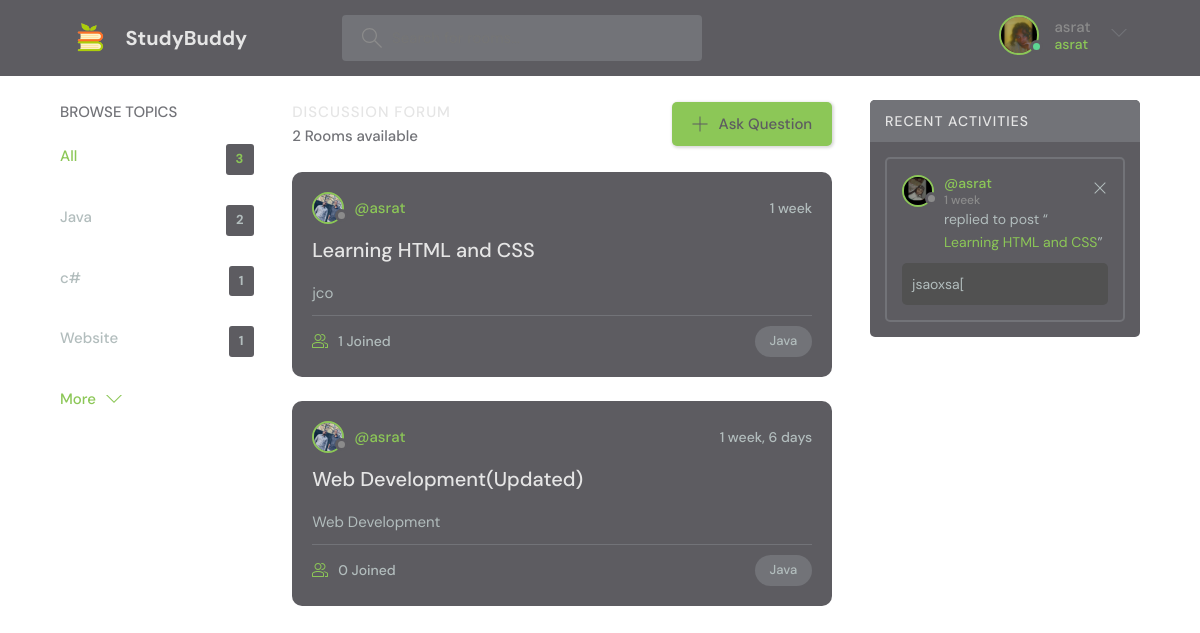
The app's page /?q=Java (signed in) with its own data.
### base/models.py (models this page shows, shortened)
class Topic(models.Model):
    name = models.CharField(max_length=200)

class Room(models.Model):
    host = models.ForeignKey(User, on_delete=models.SET_NULL, null=True)
    topic = models.ForeignKey(Topic, on_delete=models.SET_NULL, null=True)
    participants = models.ManyToManyField(
        User, related_name='participants', blank=True)
    name = models.CharField(max_length=200)
    description = models.TextField(null=True, blank=True)
    updated = models.DateTimeField(auto_now=True)
    created = models.DateTimeField(auto_now_add=True)
    class Meta:
        ordering = ['-updated', '-created']
    def __str__(self):
        return self.name

class Message(models.Model):
    user = models.ForeignKey(User, on_delete=models.CASCADE)
    room = models.ForeignKey(Room, on_delete=models.CASCADE)
    body = models.TextField()
    updated = models.DateTimeField(auto_now=True)
    created = models.DateTimeField(auto_now_add=True)
    class Meta:
        ordering = ['-updated', '-created']

### base/views.py (the view)
# urls.py: path('', views.home, name='home'),
def home(request):
    q = request.GET.get('q') if request.GET.get('q') != None else ''
    rooms = Room.objects.filter(
        Q(topic__name__icontains=q) |
        Q(name__icontains=q) |
        Q(description__icontains=q)
    )
    topics = Topic.objects.all()[0:5]
    room_count = rooms.count()
    room_messages = Message.objects.filter(Q(room__topic__name__icontains=q))
    context = {'rooms': rooms, 'topics': topics,
               'room_count': room_count, 'room_messages': room_messages}
    return render(request, 'base/home.html', context)

### base/templates/base/home.html
{% extends 'main.html' %}
{% block content %}
    <main class="layout layout--3">
      <div class="container">
        {%include 'base/topicscomp.html'%}
        <div class="roomList">
          <div class="roomList__header">
            <div>
              <h2>Discussion Forum</h2>
              <p>{{rooms.count}} Rooms available</p>
            </div>
            <a class="btn btn--main" href="{% url 'create-room' %}">
              <svg version="1.1" xmlns="http://www.w3.org/2000/svg" width="32" height="32" viewBox="0 0 32 32">
                <title>add</title>
                <path
                  d="M16.943 0.943h-1.885v14.115h-14.115v1.885h14.115v14.115h1.885v-14.115h14.115v-1.885h-14.115v-14.115z"
                ></path>
              </svg>
              Ask Question
            </a>
          </div>
          {% include 'base/feed_component.html' %}
        </div>
        {% include 'base/actcomp.html' %}
      </div>
    </main>
  {% endblock %}

### Templates/navbar.html (shortened to what this page needs)
{% load static %}
<header class="header header--loggedIn">
    <div class="container">
      <a href="{% url 'home' %}" class="header__logo">
        <img src="{% static 'images/logo.png' %}" />
        <h1>StudyBuddy</h1>
      </a>
      <form class="header__search" method="GET" action="{% url 'home' %}">
        <label>
          <input name="q" placeholder="Search for rooms..." />
        </label>
      </form>
      <nav class="header__menu">
        {% if request.user.is_authenticated %}
        <div class="header__user">
          <a href="{% url 'update-user' %}">
            <div class="avatar avatar--medium active">
              <img src="../../../static/images/user2.jpg" />
            </div>
            <p>{{request.user.username}} <span>{{request.user}}</span></p>
          </a>
          <button class="dropdown-button">
            <svg version="1.1" xmlns="http://www.w3.org/2000/svg" width="32" height="32" viewBox="0 0 32 32">
              <title>Settings and Logout</title>
              <path d="M16 21l-13-13h-3l16 16 16-16h-3l-13 13z"></path>
            </svg>
          </button>
        </div>
        {% else %}
        <a href="{% url 'login' %}">
          <img src=" {% static 'images/avatar.svg' %}" />
          <p>Login</p>
        </a>
        {% endif %}
      </nav>
    </div>
  </header>

### base/templates/base/topicscomp.html
<div class="topics">
  <div class="topics__header">
    <h2>Browse Topics</h2>
  </div>
  <ul class="topics__list">
    <li>
      <a href="{% url 'home' %}" class="active">All <span>{{topics.count}}</span></a>
    </li>
    {% for topic in topics %}
    <li>
      <a href="{% url 'home' %}?q={{topic.name}}">{{topic.name}}<span>{{topic.room_set.all.count}}</span></a>
    </li>
    {% endfor %}
  </ul>
  <a class="btn btn--link" href="{% url 'topics' %}">
    More
    <svg version="1.1" xmlns="http://www.w3.org/2000/svg" width="32" height="32" viewBox="0 0 32 32">
      <title>chevron-down</title>
      <path d="M16 21l-13-13h-3l16 16 16-16h-3l-13 13z"></path>
    </svg>
  </a>
</div>

### base/templates/base/feed_component.html (shortened to what this page needs)
{% for room in rooms %}
<div class="roomListRoom">
  <div class="roomListRoom__header">
    <a href="{% url 'user-profile' room.host.id %}" class="roomListRoom__author">
      <div class="avatar avatar--small">
        <img src="../../../static/images/user3.jpg" />
      </div>
      <span>@{{room.host.username}}</span>
    </a>
    <div class="roomListRoom__actions">
      <span>{{room.created|timesince}}</span>
    </div>
  </div>
  <div class="roomListRoom__content">
    <a href="{% url 'room' room.id %}">{{room.name}}</a>
    <p>
      {{room.description}}
    </p>
  </div>
  <div class="roomListRoom__meta">
    <a href="{% url 'home' %}" class="roomListRoom__joined">
      {{room.participants.all.count}} Joined
    </a>
    <p class="roomListRoom__topic">{{room.topic.name}}</p>
  </div>
</div>
{% endfor %}

### base/templates/base/actcomp.html
<div class="activities">
  <div class="activities__header">
    <h2>Recent Activities</h2>
  </div>
  {% for message in room_messages %}
  <div class="activities__box">
    <div class="activities__boxHeader roomListRoom__header">
      <a href="{% url 'user-profile' message.user.id %}" class="roomListRoom__author">
        <div class="avatar avatar--small">
          <img src="../../../static/images/user4.jpg" />
        </div>
        <p>
          @{{message.user}}
          <span>{{message.created|timesince}}</span>
        </p>
      </a>
      {% if request.user == message.user %}
      <div class="roomListRoom__actions">
        <a href="{% url 'delete-message' message.id %}">
          <svg version="1.1" xmlns="http://www.w3.org/2000/svg" width="32" height="32" viewBox="0 0 32 32">
            <title>remove</title>
            <path
              d="M27.314 6.019l-1.333-1.333-9.98 9.981-9.981-9.981-1.333 1.333 9.981 9.981-9.981 9.98 1.333 1.333 9.981-9.98 9.98 9.98 1.333-1.333-9.98-9.98 9.98-9.981z"
            ></path>
          </svg>
        </a>
      </div>
      {% endif %}
    </div>
    <div class="activities__boxContent">
      <p>replied to post “<a href="{% url 'room' message.room.id %}">{{message.room}}</a>”</p>
      <div class="activities__boxRoomContent">
        {{message.body}}
      </div>
    </div>
  </div>
  {% endfor %}
</div>

### records on screen
Topic: name "Java", room_set.all.count "2"
Topic: name "c#", room_set.all.count "1"
Topic: name "Website", room_set.all.count "1"
Room: host.username "asrat", created "1 week", name "Learning HTML and CSS", description "jco", participants.all.count "1", topic.name "Java"
Room: host.username "asrat", created "1 week, 6 days", name "Web Development(Updated)", description "Web Development", participants.all.count "0", topic.name "Java"
Message: user "asrat", created "1 week", room "Learning HTML and CSS", body "jsaoxsa["

### other values on screen
{{ request.user.username }} "asrat"
{{ request.user }} "asrat"
{{ topics.count }} "3"
{{ rooms.count }} "2"
